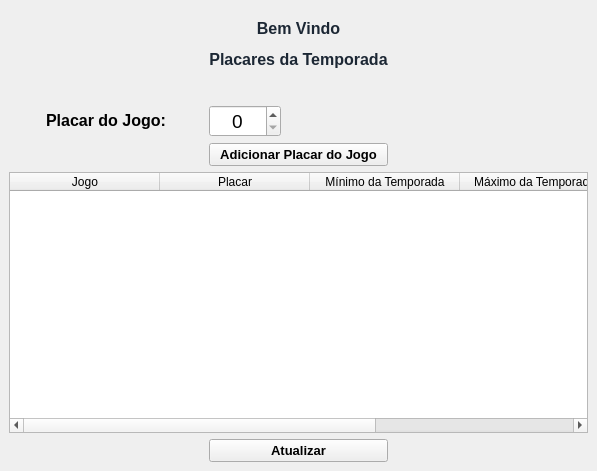
<?xml version="1.0" encoding="UTF-8"?>
<ui version="4.0">
 <class>MainWindow</class>
 <widget class="QMainWindow" name="MainWindow">
  <property name="geometry">
   <rect>
    <x>0</x>
    <y>0</y>
    <width>597</width>
    <height>471</height>
   </rect>
  </property>
  <property name="windowTitle">
   <string>Temporada de Basquete</string>
  </property>
  <property name="styleSheet">
   <string notr="true"/>
  </property>
  <widget class="QWidget" name="centralwidget">
   <layout class="QGridLayout" name="gridLayout">
    <item row="7" column="1">
     <widget class="QPushButton" name="btn_atualizar">
      <property name="font">
       <font>
        <pointsize>10</pointsize>
        <weight>75</weight>
        <bold>true</bold>
       </font>
      </property>
      <property name="styleSheet">
       <string notr="true"/>
      </property>
      <property name="text">
       <string>Atualizar</string>
      </property>
     </widget>
    </item>
    <item row="3" column="1">
     <widget class="QSpinBox" name="campo_placar">
      <property name="sizePolicy">
       <sizepolicy hsizetype="Maximum" vsizetype="Fixed">
        <horstretch>0</horstretch>
        <verstretch>0</verstretch>
       </sizepolicy>
      </property>
      <property name="maximumSize">
       <size>
        <width>16777215</width>
        <height>16777215</height>
       </size>
      </property>
      <property name="font">
       <font>
        <pointsize>14</pointsize>
       </font>
      </property>
      <property name="alignment">
       <set>Qt::AlignCenter</set>
      </property>
      <property name="readOnly">
       <bool>false</bool>
      </property>
      <property name="maximum">
       <number>1000</number>
      </property>
     </widget>
    </item>
    <item row="1" column="1">
     <widget class="QLabel" name="label_2">
      <property name="font">
       <font>
        <pointsize>12</pointsize>
        <weight>75</weight>
        <bold>true</bold>
       </font>
      </property>
      <property name="styleSheet">
       <string notr="true">color: rgb(51, 107, 184);</string>
      </property>
      <property name="text">
       <string>&lt;html&gt;&lt;head/&gt;&lt;body&gt;&lt;p align=&quot;center&quot;&gt;&lt;span style=&quot; color:#1c2734;&quot;&gt;Bem Vindo&lt;/span&gt;&lt;/p&gt;&lt;p align=&quot;center&quot;&gt;&lt;span style=&quot; color:#1c2734;&quot;&gt;Placares da Temporada&lt;/span&gt;&lt;/p&gt;&lt;/body&gt;&lt;/html&gt;</string>
      </property>
     </widget>
    </item>
    <item row="5" column="1">
     <widget class="QPushButton" name="btn_placar">
      <property name="sizePolicy">
       <sizepolicy hsizetype="Minimum" vsizetype="Fixed">
        <horstretch>0</horstretch>
        <verstretch>0</verstretch>
       </sizepolicy>
      </property>
      <property name="font">
       <font>
        <pointsize>10</pointsize>
        <weight>75</weight>
        <bold>true</bold>
       </font>
      </property>
      <property name="mouseTracking">
       <bool>true</bool>
      </property>
      <property name="styleSheet">
       <string notr="true"/>
      </property>
      <property name="text">
       <string>Adicionar Placar do Jogo</string>
      </property>
     </widget>
    </item>
    <item row="6" column="0" colspan="3">
     <widget class="QTableWidget" name="table">
      <property name="autoFillBackground">
       <bool>true</bool>
      </property>
      <property name="horizontalScrollBarPolicy">
       <enum>Qt::ScrollBarAsNeeded</enum>
      </property>
      <property name="verticalScrollMode">
       <enum>QAbstractItemView::ScrollPerPixel</enum>
      </property>
      <property name="horizontalScrollMode">
       <enum>QAbstractItemView::ScrollPerPixel</enum>
      </property>
      <attribute name="horizontalHeaderDefaultSectionSize">
       <number>150</number>
      </attribute>
      <attribute name="horizontalHeaderShowSortIndicator" stdset="0">
       <bool>false</bool>
      </attribute>
      <column>
       <property name="text">
        <string notr="true">Jogo</string>
       </property>
      </column>
      <column>
       <property name="text">
        <string>Placar</string>
       </property>
      </column>
      <column>
       <property name="text">
        <string>Mínimo da Temporada</string>
       </property>
       <property name="font">
        <font>
         <stylestrategy>PreferDefault</stylestrategy>
        </font>
       </property>
       <property name="textAlignment">
        <set>AlignHCenter|AlignTop</set>
       </property>
      </column>
      <column>
       <property name="text">
        <string>Máximo da Temporada</string>
       </property>
       <property name="textAlignment">
        <set>AlignCenter</set>
       </property>
      </column>
      <column>
       <property name="text">
        <string>Quebra recorde mín.</string>
       </property>
       <property name="font">
        <font>
         <stylestrategy>PreferAntialias</stylestrategy>
        </font>
       </property>
       <property name="textAlignment">
        <set>AlignHCenter|AlignTop</set>
       </property>
      </column>
      <column>
       <property name="text">
        <string notr="true">Quebra recorde máx.</string>
       </property>
       <property name="textAlignment">
        <set>AlignHCenter|AlignTop</set>
       </property>
      </column>
     </widget>
    </item>
    <item row="3" column="0">
     <widget class="QLabel" name="label">
      <property name="text">
       <string>&lt;html&gt;&lt;head/&gt;&lt;body&gt;&lt;p align=&quot;center&quot;&gt;&lt;span style=&quot; font-size:12pt; font-weight:600; color:;&quot;&gt;Placar do Jogo:&lt;/span&gt;&lt;/p&gt;&lt;/body&gt;&lt;/html&gt;</string>
      </property>
     </widget>
    </item>
    <item row="2" column="1">
     <spacer name="verticalSpacer">
      <property name="orientation">
       <enum>Qt::Vertical</enum>
      </property>
      <property name="sizeType">
       <enum>QSizePolicy::Fixed</enum>
      </property>
      <property name="sizeHint" stdset="0">
       <size>
        <width>10</width>
        <height>30</height>
       </size>
      </property>
     </spacer>
    </item>
    <item row="0" column="1">
     <spacer name="verticalSpacer_2">
      <property name="orientation">
       <enum>Qt::Vertical</enum>
      </property>
      <property name="sizeType">
       <enum>QSizePolicy::Maximum</enum>
      </property>
      <property name="sizeHint" stdset="0">
       <size>
        <width>10</width>
        <height>10</height>
       </size>
      </property>
     </spacer>
    </item>
   </layout>
   <zorder>label</zorder>
   <zorder>table</zorder>
   <zorder>campo_placar</zorder>
   <zorder>label_2</zorder>
   <zorder>btn_placar</zorder>
   <zorder>btn_atualizar</zorder>
   <zorder>verticalSpacer</zorder>
   <zorder>verticalSpacer_2</zorder>
  </widget>
 </widget>
 <resources>
  <include location="imagens/bola.qrc"/>
  <include location="imagens/jogo.qrc"/>
 </resources>
 <connections/>
</ui>
